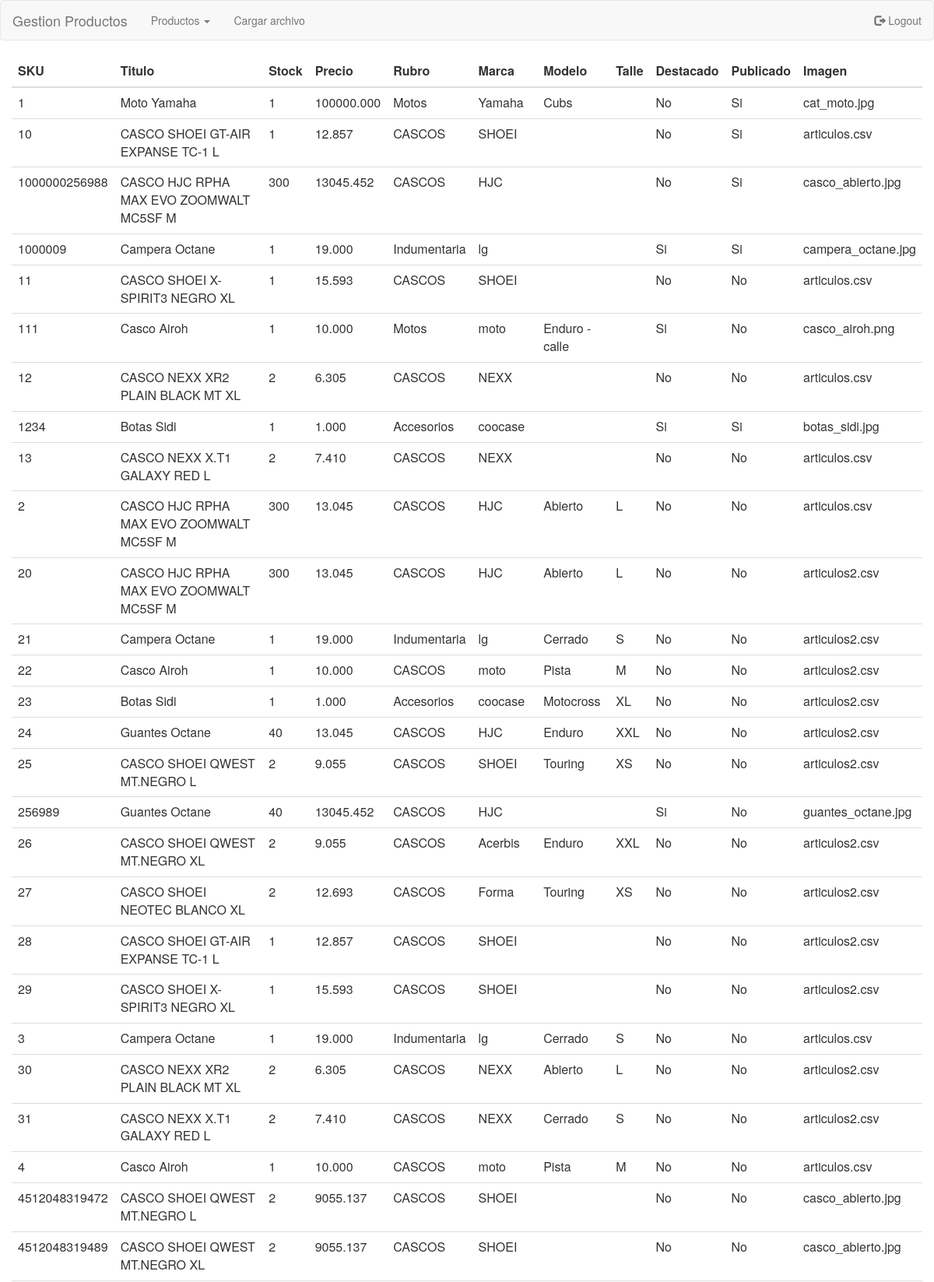
The app's page /index.php/admin/listar (upper part) with its own data.
### tables this page shows
CREATE TABLE `productos` (
  `sku` varchar(15) NOT NULL,
  `titulo` varchar(50) NOT NULL,
  `stock` int(10) UNSIGNED NOT NULL,
  `precio` float(8,3) NOT NULL,
  `rubro` varchar(30) NOT NULL,
  `marca` varchar(30) NOT NULL,
  `modelo` varchar(30) NOT NULL,
  `talle` varchar(4) NOT NULL,
  `destacado` tinyint(1) NOT NULL,
  `publicado` tinyint(1) NOT NULL,
  `img` varchar(50) NOT NULL
);

### application/controllers/Admin.php (called while the page is built, shortened)
<?php
class Admin extends CI_Controller
{
    public function __construct()
    {
        $this->load->helper('url');
    }
    public function listar()
    {
        $this->load->model('productos');
        $data['productos']=$this->productos->listar();
        $this->load->view('admin/header');
        $this->load->view('admin/navbar');
        $this->load->view('admin/headerTabla');
        $this->load->view('admin/listar',$data);
        $this->load->view('admin/footerTabla');
    }
}

### index.php (called while the page is built, shortened)
<?php
require_once BASEPATH.'core/CodeIgniter.php';

### application/models/Productos.php (called while the page is built, shortened)
<?php
include_once "Database.php";
class Productos
{
    public function listar()
    {
        $db=new database();
        $db->conectar();
        $consulta="SELECT *
			       FROM Productos;";
        $resultado=mysqli_query($db->conexion, $consulta)
        or die ("No se pueden mostrar los productos.");
        $productos = array(array("sku", "titulo", "stock", "precio", "rubro", "marca", "modelo", "talle", "destacado", "publicado", "img"));
        $i=0;
        while($producto = mysqli_fetch_assoc($resultado))
        {
            $productos[$i]["sku"]=$producto["sku"];
            $productos[$i]["titulo"]=$producto["titulo"];
            $productos[$i]["stock"]=$producto["stock"];
            $productos[$i]["precio"]=$producto["precio"];
            $productos[$i]["rubro"]=$producto["rubro"];
            $productos[$i]["marca"]=$producto["marca"];
            $productos[$i]["modelo"]=$producto["modelo"];
            $productos[$i]["talle"]=$producto["talle"];
            $productos[$i]["destacado"]=$producto["destacado"];
            $productos[$i]["publicado"]=$producto["publicado"];
            $productos[$i]["img"]=$producto["img"];
            $i++;
        }
        return $productos;
    }
}
?>

### application/models/Database.php (called while the page is built, shortened)
<?php
class database
{
	public $conexion;
	public function conectar()
	{
		$this->conexion = mysqli_connect(server, user, password, database)
		or die('No se pudo conectar a la base '  . mysqli_error($this->conexion));
		$this->conexion->set_charset("utf8");
		mysqli_query($this->conexion, "SET NAMES 'utf8'");
	}
}
?>

### application/views/admin/listar.php (the view)
<?php
foreach($productos as $producto)
{
    if($producto["destacado"]==0)
    {
        $destacado="No";
    }
    else{
        $destacado="Si";
        }
	if($producto["publicado"]==0)
	{
		$publicado="No";
	}
	else{
		$publicado="Si";
	}
    echo
        '
	<tr>
		<td>'.$producto["sku"].'</td>
		<td>'.$producto["titulo"].'</td>
		<td>'.$producto["stock"].'</td>
		<td>'.$producto["precio"].'</td>
		<td>'.$producto["rubro"].'</td>
		<td>'.$producto["marca"].'</td>
		<td>'.$producto["modelo"].'</td>
		<td>'.$producto["talle"].'</td>
		<td>'.$destacado.'</td>
		<td>'.$publicado.'</td>
		<td>'.$producto["img"].'</td>
	</tr>
	';
}
?>

### application/views/admin/header.php (shortened to what this page needs)
<html lang="es">
<head>
    <link rel="stylesheet" href="https://maxcdn.bootstrapcdn.com/bootstrap/3.3.7/css/bootstrap.min.css">
</head>

### application/views/admin/navbar.php (shortened to what this page needs)
<nav class="navbar navbar-default">
  <div class="container-fluid">
    <div class="navbar-header">
      <a class="navbar-brand" href="home">Gestion Productos</a>
    </div>
    <ul class="nav navbar-nav">
       <li class="dropdown">
        <a class="dropdown-toggle" data-toggle="dropdown" href="#"> Productos <span class="caret"></span></a>
       </li>
       <li class="dropdown">
        <a href="nuevo_archivo"> Cargar archivo</a>
       </li>
    </ul>
    <ul class="nav navbar-nav navbar-right">
      <li>
          <a href="logout">
              <span class="glyphicon glyphicon-log-out"></span>
              Logout
          </a>
      </li>
    </ul>
  </div>
</nav>

### application/views/admin/headerTabla.php
<div class="container-fluid">
  <table class="table">
    <thead>
      <tr>
        <th>SKU</th>
        <th>Titulo</th>
        <th>Stock</th>
		<th>Precio</th>
        <th>Rubro</th>
		<th>Marca</th>
        <th>Modelo</th>
        <th>Talle</th>
        <th>Destacado</th>
        <th>Publicado</th>
        <th>Imagen</th>
      </tr>
    </thead>

### application/views/admin/footerTabla.php
<?php
echo
'
    </tbody>
  </table>
</div>
';
?>

### records on screen
productos: sku "1", titulo "Moto Yamaha", stock "1", precio "100000.000", rubro "Motos", marca "Yamaha", modelo "Cubs", destacado "No", publicado "Si", img "cat_moto.jpg"
productos: sku "10", titulo "CASCO SHOEI GT-AIR EXPANSE TC-1 L", stock "1", precio "12.857", rubro "CASCOS", marca "SHOEI", destacado "No", publicado "Si", img "articulos.csv"
productos: sku "1000000256988", titulo "CASCO HJC RPHA MAX EVO ZOOMWALT MC5SF M", stock "300", precio "13045.452", rubro "CASCOS", marca "HJC", destacado "No", publicado "Si", img "casco_abierto.jpg"
productos: sku "1000009", titulo "Campera Octane", stock "1", precio "19.000", rubro "Indumentaria", marca "lg", destacado "Si", publicado "Si", img "campera_octane.jpg"
productos: sku "11", titulo "CASCO SHOEI X-SPIRIT3 NEGRO XL", stock "1", precio "15.593", rubro "CASCOS", marca "SHOEI", destacado "No", publicado "No", img "articulos.csv"
productos: sku "111", titulo "Casco Airoh", stock "1", precio "10.000", rubro "Motos", marca "moto", modelo "Enduro - calle", destacado "Si", publicado "No", img "casco_airoh.png"
productos: sku "12", titulo "CASCO NEXX XR2 PLAIN BLACK MT XL", stock "2", precio "6.305", rubro "CASCOS", marca "NEXX", destacado "No", publicado "No", img "articulos.csv"
productos: sku "1234", titulo "Botas Sidi", stock "1", precio "1.000", rubro "Accesorios", marca "coocase", destacado "Si", publicado "Si", img "botas_sidi.jpg"
productos: sku "13", titulo "CASCO NEXX X.T1 GALAXY RED L", stock "2", precio "7.410", rubro "CASCOS", marca "NEXX", destacado "No", publicado "No", img "articulos.csv"
productos: sku "2", titulo "CASCO HJC RPHA MAX EVO ZOOMWALT MC5SF M", stock "300", precio "13.045", rubro "CASCOS", marca "HJC", modelo "Abierto", talle "L", destacado "No", publicado "No", img "articulos.csv"
productos: sku "20", titulo "CASCO HJC RPHA MAX EVO ZOOMWALT MC5SF M", stock "300", precio "13.045", rubro "CASCOS", marca "HJC", modelo "Abierto", talle "L", destacado "No", publicado "No", img "articulos2.csv"
productos: sku "21", titulo "Campera Octane", stock "1", precio "19.000", rubro "Indumentaria", marca "lg", modelo "Cerrado", talle "S", destacado "No", publicado "No", img "articulos2.csv"
productos: sku "22", titulo "Casco Airoh", stock "1", precio "10.000", rubro "CASCOS", marca "moto", modelo "Pista", talle "M", destacado "No", publicado "No", img "articulos2.csv"
productos: sku "23", titulo "Botas Sidi", stock "1", precio "1.000", rubro "Accesorios", marca "coocase", modelo "Motocross", talle "XL", destacado "No", publicado "No", img "articulos2.csv"
productos: sku "24", titulo "Guantes Octane", stock "40", precio "13.045", rubro "CASCOS", marca "HJC", modelo "Enduro", talle "XXL", destacado "No", publicado "No", img "articulos2.csv"
productos: sku "25", titulo "CASCO SHOEI QWEST MT.NEGRO L", stock "2", precio "9.055", rubro "CASCOS", marca "SHOEI", modelo "Touring", talle "XS", destacado "No", publicado "No", img "articulos2.csv"
productos: sku "256989", titulo "Guantes Octane", stock "40", precio "13045.452", rubro "CASCOS", marca "HJC", destacado "Si", publicado "No", img "guantes_octane.jpg"
productos: sku "26", titulo "CASCO SHOEI QWEST MT.NEGRO XL", stock "2", precio "9.055", rubro "CASCOS", marca "Acerbis", modelo "Enduro", talle "XXL", destacado "No", publicado "No", img "articulos2.csv"
productos: sku "27", titulo "CASCO SHOEI NEOTEC BLANCO XL", stock "2", precio "12.693", rubro "CASCOS", marca "Forma", modelo "Touring", talle "XS", destacado "No", publicado "No", img "articulos2.csv"
productos: sku "28", titulo "CASCO SHOEI GT-AIR EXPANSE TC-1 L", stock "1", precio "12.857", rubro "CASCOS", marca "SHOEI", destacado "No", publicado "No", img "articulos2.csv"
productos: sku "29", titulo "CASCO SHOEI X-SPIRIT3 NEGRO XL", stock "1", precio "15.593", rubro "CASCOS", marca "SHOEI", destacado "No", publicado "No", img "articulos2.csv"
productos: sku "3", titulo "Campera Octane", stock "1", precio "19.000", rubro "Indumentaria", marca "lg", modelo "Cerrado", talle "S", destacado "No", publicado "No", img "articulos.csv"
productos: sku "30", titulo "CASCO NEXX XR2 PLAIN BLACK MT XL", stock "2", precio "6.305", rubro "CASCOS", marca "NEXX", modelo "Abierto", talle "L", destacado "No", publicado "No", img "articulos2.csv"
productos: sku "31", titulo "CASCO NEXX X.T1 GALAXY RED L", stock "2", precio "7.410", rubro "CASCOS", marca "NEXX", modelo "Cerrado", talle "S", destacado "No", publicado "No", img "articulos2.csv"
productos: sku "4", titulo "Casco Airoh", stock "1", precio "10.000", rubro "CASCOS", marca "moto", modelo "Pista", talle "M", destacado "No", publicado "No", img "articulos.csv"
productos: sku "4512048319472", titulo "CASCO SHOEI QWEST MT.NEGRO L", stock "2", precio "9055.137", rubro "CASCOS", marca "SHOEI", destacado "No", publicado "No", img "casco_abierto.jpg"
productos: sku "4512048319489", titulo "CASCO SHOEI QWEST MT.NEGRO XL", stock "2", precio "9055.137", rubro "CASCOS", marca "SHOEI", destacado "No", publicado "No", img "casco_abierto.jpg"
